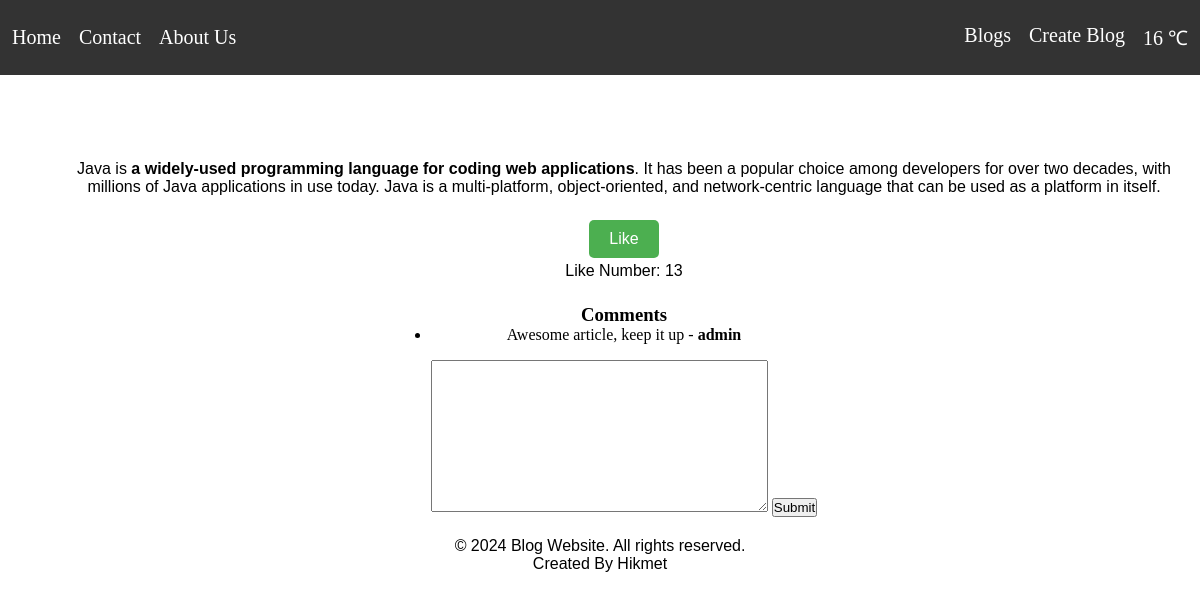
Screenshot of /blogs/6 with the database file from the repository.
### blogapp/models.py (models this page shows, shortened)
class BlogModel(models.Model):
    blog_name = models.CharField(max_length = 100, unique = True, null = False, blank = False, db_index = True)
    like_number = models.IntegerField(default = 0)
    content = RichTextUploadingField()
    categories = models.ManyToManyField(CategoryModel)
    user = models.ForeignKey(User, default = None, null = True, on_delete = models.CASCADE, db_index = True)
    class Meta:
        verbose_name = "Blog"
        verbose_name_plural = "Blogs"

class CommentModel(models.Model):
    content = models.TextField()
    star_number = models.IntegerField(default = 5)
    blog = models.ForeignKey(BlogModel, on_delete = models.CASCADE)
    user = models.ForeignKey(User, default = None, null = True, on_delete = models.CASCADE)
    class Meta:
        verbose_name = "Comment"
        verbose_name_plural = "Comments"

### blogapp/views.py (the view)
def blog(request, id):
    try:
        curr_blog = BlogModel.objects.get(id = id)
        comments = curr_blog.commentmodel_set.all()
    except:
        return redirect("home")
    if request.method == "POST":
        if not request.user.is_authenticated:
            messages.error(request, "You should login to write a comment!")
            return redirect("home")
        form = CommentForm(request.POST)
        if form.is_valid():
            comment = form.cleaned_data.get("comment", "")
            CommentModel.objects.create(content = comment, star_number = 5, blog = curr_blog, user = request.user)
    else:
        form = CommentForm()
    return render(request, "blogapp/blog.html", {
        "curr_blog" : curr_blog,
        "comments" : comments,
        "form" : form
    })

### blogapp/forms.py (shortened to what this page needs)
class CommentForm(forms.Form):
    comment = forms.CharField(required = False, validators = [MinLengthValidator(5, "Minimum Comment Character Length Must Be 5!")],
                              widget = widgets.Textarea())

### templates/blogapp/blog.html (shortened to what this page needs)
{% extends "partials/base.html" %}
{% load static %}
{% block head_files %}
<link rel="stylesheet" href="{% static 'css/blog.css' %}">
{% endblock %}
{% block content %}
<div class="blog_flex">
    {{ curr_blog.content | safe }}
    <div style="text-align: center; margin-top: 20px;">
        <form id="likeForm" method="POST">
            <button type="button" class="like-button" id="likeBtn">Like</button>
        </form>
        <p id="likeCount">Like Number: {{ curr_blog.like_number }}</p>
    </div>
    <div class="comment-section">
        <h3>Comments</h3>
        <ul id="commentList">
            {% for comment in comments %}
            <li class = "list_element">{{ comment.content }} - <b>{{ comment.user }}</b></li>
            {% endfor %}
        </ul>
        <form id="commentForm" method="POST">
            {{ form.comment }}
            <button type="submit" class="submit-button">Submit</button>
        </form>
    </div>
</div>
{% endblock %}

### static/css/navbar.css (style rules this page uses)
* { margin: 0; padding: 0; box-sizing: border-box; }
body { padding-top: 10vh; }
p { font-family: Arial; }

### static/css/blog.css (style rules this page uses)
body { padding-top: 20vh; }
.like-button { display: inline-block; background-color: #4CAF50; color: white; border: none; padding: 10px 20px; text-align: center; text-decoration: none; font-size: 16px; margin: 4px 2px; cursor: pointer; border-radius: 5px; }
.blog_flex { display: flex; flex-direction: column; align-items: center; text-align: center; margin-left: 5vw; margin-right: 1vw; }
.comment-section { margin-top: 3vh; }
.list_element { margin-bottom: 2vh; }

### rows the page displays
BlogModel: content "Java is a widely-used programming language for coding web applications . It has been a popular choice among developers for over two decades, with millions of Java applications in use today. Java is a multi-platform, object-oriented, and network-centric language that can be used as a platform in itself.", like_number "13"
CommentModel: content "Awesome article, keep it up", user "admin"
